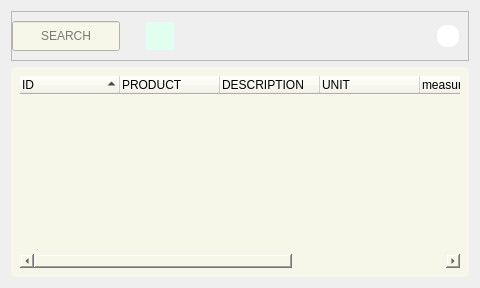
             <widget class="QWidget" name="rmpu_slct">
              <layout class="QVBoxLayout" name="verticalLayout_39">
               <item>
                <widget class="QFrame" name="rmpu_slct_f1">
                 <property name="sizePolicy">
                  <sizepolicy hsizetype="Preferred" vsizetype="Maximum">
                   <horstretch>0</horstretch>
                   <verstretch>0</verstretch>
                  </sizepolicy>
                 </property>
                 <property name="minimumSize">
                  <size>
                   <width>0</width>
                   <height>50</height>
                  </size>
                 </property>
                 <property name="frameShape">
                  <enum>QFrame::StyledPanel</enum>
                 </property>
                 <property name="frameShadow">
                  <enum>QFrame::Raised</enum>
                 </property>
                 <layout class="QHBoxLayout" name="horizontalLayout_38">
                  <property name="leftMargin">
                   <number>0</number>
                  </property>
                  <item>
                   <widget class="QLineEdit" name="rmpu_slct_src">
                    <property name="sizePolicy">
                     <sizepolicy hsizetype="MinimumExpanding" vsizetype="Fixed">
                      <horstretch>0</horstretch>
                      <verstretch>0</verstretch>
                     </sizepolicy>
                    </property>
                    <property name="minimumSize">
                     <size>
                      <width>0</width>
                      <height>30</height>
                     </size>
                    </property>
                    <property name="maximumSize">
                     <size>
                      <width>500</width>
                      <height>16777215</height>
                     </size>
                    </property>
                    <property name="toolTip">
                     <string>&lt;html&gt;&lt;head/&gt;&lt;body&gt;&lt;p&gt; INSERT PRODUCT NAME&lt;/p&gt;&lt;/body&gt;&lt;/html&gt;</string>
                    </property>
                    <property name="styleSheet">
                     <string notr="true">QLineEdit{
background-color: rgb(246, 246, 233);
}
QToolTip { 
color: rgb(246, 246, 233);
background-color:rgb(31, 80, 20);
 border: 0px; 
font: 12pt &quot;Fira Sans &quot;;
}</string>
                    </property>
                    <property name="alignment">
                     <set>Qt::AlignCenter</set>
                    </property>
                    <property name="placeholderText">
                     <string>SEARCH</string>
                    </property>
                   </widget>
                  </item>
                  <item>
                   <spacer name="horizontalSpacer_34">
                    <property name="orientation">
                     <enum>Qt::Horizontal</enum>
                    </property>
                    <property name="sizeType">
                     <enum>QSizePolicy::Maximum</enum>
                    </property>
                    <property name="sizeHint" stdset="0">
                     <size>
                      <width>20</width>
                      <height>20</height>
                     </size>
                    </property>
                   </spacer>
                  </item>
                  <item>
                   <widget class="QPushButton" name="rmpu_slct_btn">
                    <property name="sizePolicy">
                     <sizepolicy hsizetype="Minimum" vsizetype="Fixed">
                      <horstretch>0</horstretch>
                      <verstretch>0</verstretch>
                     </sizepolicy>
                    </property>
                    <property name="minimumSize">
                     <size>
                      <width>28</width>
                      <height>0</height>
                     </size>
                    </property>
                    <property name="maximumSize">
                     <size>
                      <width>10</width>
                      <height>28</height>
                     </size>
                    </property>
                    <property name="styleSheet">
                     <string notr="true">QPushButton:hover
{
    border: 3px solid  rgb(205, 255, 225);
	background-color: rgb(200, 255, 220);
}
QPushButton {
	background-image: url(:/img/Interface_files/glass_src.png);
	background-repeat: no-repeat;
	background-color: rgb(224, 255, 241);
	border: 3px solid rgb(224, 255, 241);
}

/*background: center;*/

/*background: center;*/
</string>
                    </property>
                    <property name="text">
                     <string/>
                    </property>
                   </widget>
                  </item>
                  <item>
                   <spacer name="horizontalSpacer_35">
                    <property name="orientation">
                     <enum>Qt::Horizontal</enum>
                    </property>
                    <property name="sizeHint" stdset="0">
                     <size>
                      <width>257</width>
                      <height>20</height>
                     </size>
                    </property>
                   </spacer>
                  </item>
                  <item>
                   <widget class="QFrame" name="rmpu_w_f">
                    <property name="sizePolicy">
                     <sizepolicy hsizetype="Maximum" vsizetype="Maximum">
                      <horstretch>0</horstretch>
                      <verstretch>0</verstretch>
                     </sizepolicy>
                    </property>
                    <property name="minimumSize">
                     <size>
                      <width>22</width>
                      <height>22</height>
                     </size>
                    </property>
                    <property name="maximumSize">
                     <size>
                      <width>22</width>
                      <height>22</height>
                     </size>
                    </property>
                    <property name="toolTip">
                     <string>&lt;html&gt;&lt;head/&gt;&lt;body&gt;&lt;p&gt;HOVER YOUR MOUSE OVER THE DESIRED FIELD FOR HELP&lt;/p&gt;&lt;/body&gt;&lt;/html&gt;</string>
                    </property>
                    <property name="styleSheet">
                     <string notr="true">QFrame{
border-image: url(:/img/Interface_files/qestion.png) 0 0 0 0 sketch sketch;
background-color: rgb(255, 255, 255);
border-radius: 10px;
}
QToolTip { 
color: rgb(246, 246, 233);
background-color:rgb(31, 80, 20);
 border: 0px; 
font: 12pt &quot;Fira Sans &quot;;
}</string>
                    </property>
                    <property name="frameShape">
                     <enum>QFrame::StyledPanel</enum>
                    </property>
                    <property name="frameShadow">
                     <enum>QFrame::Raised</enum>
                    </property>
                   </widget>
                  </item>
                 </layout>
                </widget>
               </item>
               <item>
                <widget class="QFrame" name="rmpu_slct_f2">
                 <property name="styleSheet">
                  <string notr="true">background-color: rgb(246, 246, 233);
border-radius: 5px;
</string>
                 </property>
                 <property name="frameShape">
                  <enum>QFrame::StyledPanel</enum>
                 </property>
                 <property name="frameShadow">
                  <enum>QFrame::Raised</enum>
                 </property>
                 <layout class="QVBoxLayout" name="verticalLayout_38">
                  <item>
                   <widget class="QTreeWidget" name="rmpu_f2_tree">
                    <property name="tabKeyNavigation">
                     <bool>false</bool>
                    </property>
                    <property name="indentation">
                     <number>20</number>
                    </property>
                    <property name="rootIsDecorated">
                     <bool>false</bool>
                    </property>
                    <property name="uniformRowHeights">
                     <bool>false</bool>
                    </property>
                    <property name="itemsExpandable">
                     <bool>true</bool>
                    </property>
                    <property name="sortingEnabled">
                     <bool>true</bool>
                    </property>
                    <property name="animated">
                     <bool>false</bool>
                    </property>
                    <property name="allColumnsShowFocus">
                     <bool>false</bool>
                    </property>
                    <property name="wordWrap">
                     <bool>false</bool>
                    </property>
                    <property name="headerHidden">
                     <bool>false</bool>
                    </property>
                    <attribute name="headerMinimumSectionSize">
                     <number>39</number>
                    </attribute>
                    <column>
                     <property name="text">
                      <string>ID</string>
                     </property>
                    </column>
                    <column>
                     <property name="text">
                      <string>PRODUCT</string>
                     </property>
                    </column>
                    <column>
                     <property name="text">
                      <string>DESCRIPTION</string>
                     </property>
                    </column>
                    <column>
                     <property name="text">
                      <string>UNIT</string>
                     </property>
                    </column>
                    <column>
                     <property name="text">
                      <string>measure</string>
                     </property>
                    </column>
                    <column>
                     <property name="text">
                      <string>VALUE</string>
                     </property>
                    </column>
                    <column>
                     <property name="text">
                      <string>STOCK</string>
                     </property>
                    </column>
                   </widget>
                  </item>
                 </layout>
                </widget>
               </item>
              </layout>
             </widget>
